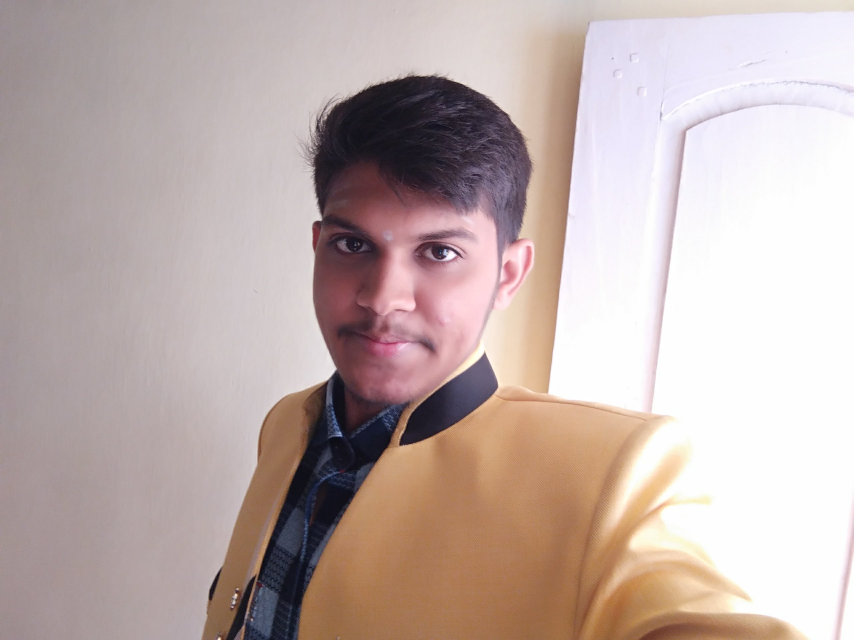
#> input picture me.jpg, 2560 x 1920 px (shown at 1/3 size)
$ python image_crop.py
#> lines starting #> are read from the running program, lines starting #| are printed output that depends on the picture
import  cv2
import numpy

img = cv2.imread('me.jpg')
#> img is the input picture: shape (1920, 2560, 3); mean B, G, R 170.6, 174.4, 191.4

height, width = img.shape[:2]
#> height = 1920; width = 2560

start_row, start_col = int(height * .25), int(width * .25)
#> start_row = 480; start_col = 640
end_row, end_col = int(height * .65), int(width * .65)
#> end_row = 1248; end_col = 1664

cropped = img[start_row:end_row, start_col:end_col]
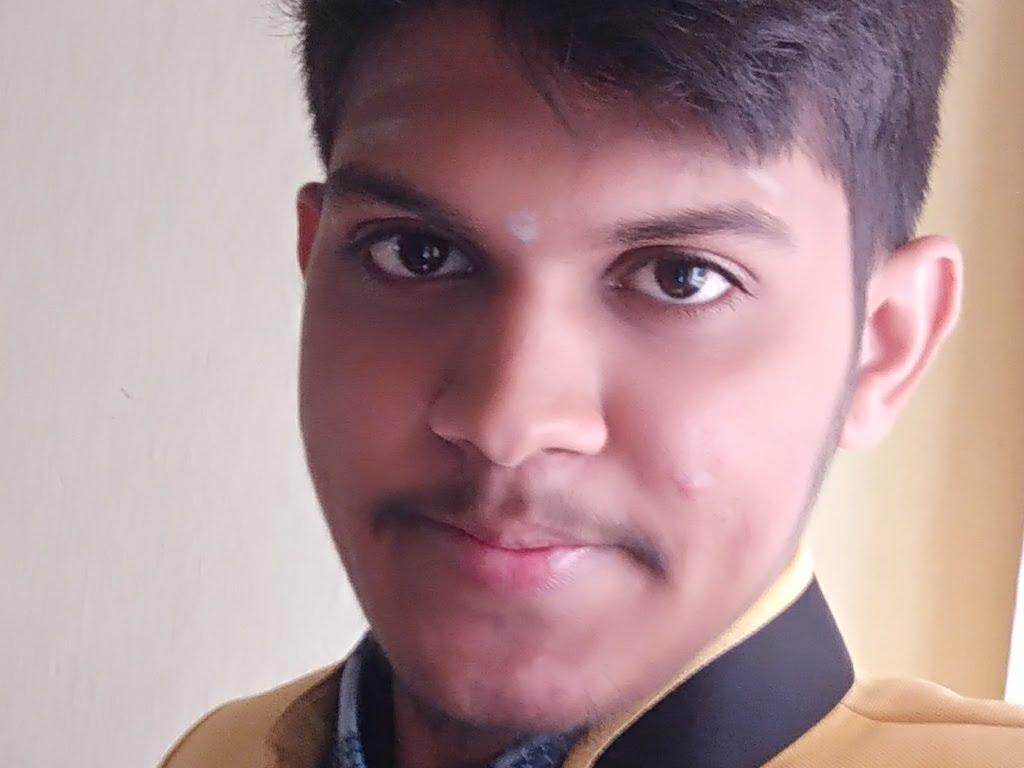
#> cropped: shape (768, 1024, 3); mean B, G, R 147.5, 145.5, 173.6


img = cv2.resize(img, (700, 500))
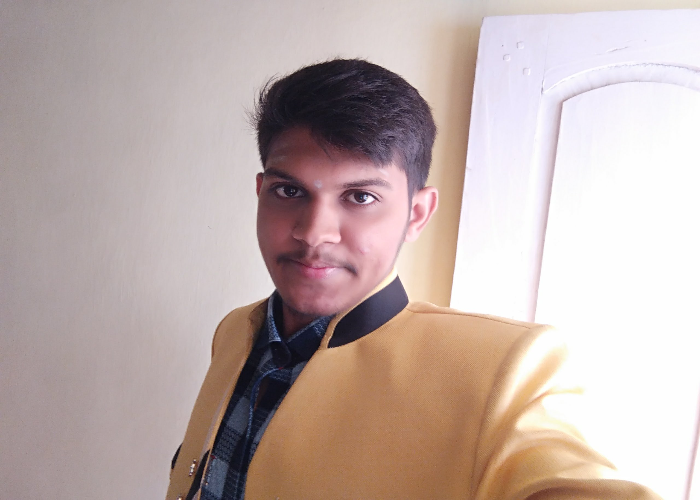
#> img: shape (500, 700, 3); mean B, G, R 170.5, 174.3, 191.4
cv2.imshow('original img', img)
cv2.waitKey(0)
cropped = cv2.resize(cropped, (700, 500))
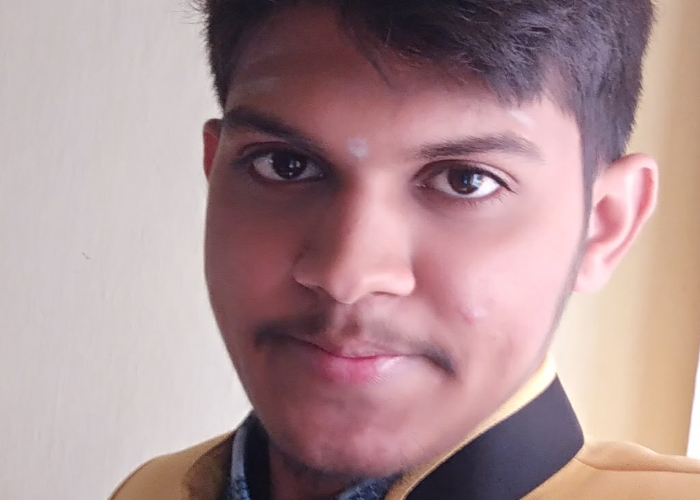
#> cropped: shape (500, 700, 3); mean B, G, R 147.4, 145.4, 173.5
cv2.imshow('cropped img', cropped)
cv2.waitKey(0)

cv2.destroyAllWindows()
